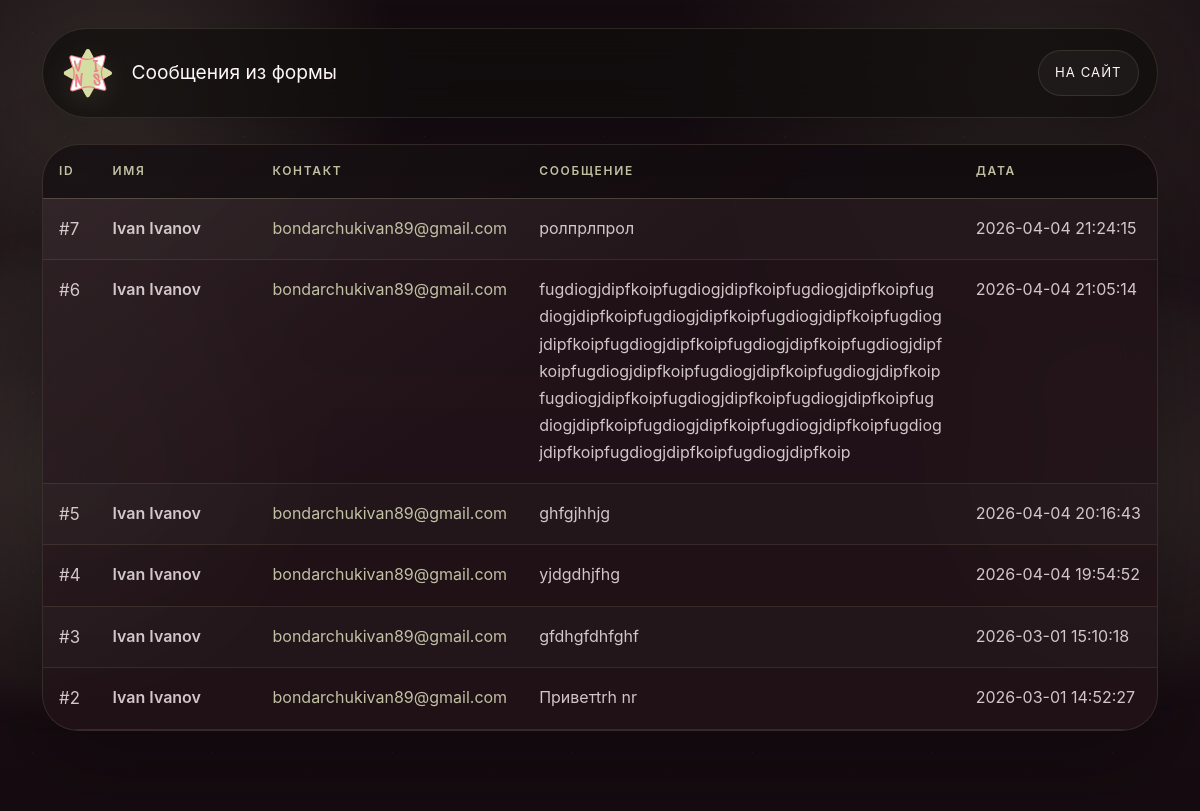
The page /admin/messages on the database its author committed.
### tables this page shows
CREATE TABLE submissions (
            id INTEGER PRIMARY KEY AUTOINCREMENT,
            name TEXT NOT NULL,
            contact TEXT NOT NULL,
            message TEXT NOT NULL,
            created_at TEXT NOT NULL DEFAULT CURRENT_TIMESTAMP
        );

### app.py (the view)
    @app.get('/admin/messages')
    def admin_messages() -> Any:
        messages = fetch_submissions()
        return render_template('admin_messages.html', messages=messages, total=len(messages))

### app.py (called while the page is built)
def get_db() -> sqlite3.Connection:
    if 'db' not in g:
        database_path = Path(current_app.config['DATABASE'])
        database_path.parent.mkdir(parents=True, exist_ok=True)
        connection = sqlite3.connect(str(database_path))
        connection.row_factory = sqlite3.Row
        connection.execute('PRAGMA foreign_keys = ON')
        g.db = connection
    return g.db

def serialize_rows(rows: list[sqlite3.Row]) -> list[dict[str, Any]]:
    return [dict(row) for row in rows]

def fetch_submissions() -> list[dict[str, Any]]:
    db = get_db()
    rows = db.execute(SUBMISSIONS_QUERY).fetchall()
    return serialize_rows(rows)

### templates/admin_messages.html (shortened to what this page needs)
<!DOCTYPE html>
<html lang="ru">
<head>
  <link href="https://cdn.jsdelivr.net/npm/bootstrap@5.3.3/dist/css/bootstrap.min.css" rel="stylesheet" />
</head>
<body>
  <div class="grain" aria-hidden="true"></div>
  <div class="admin-shell">
    <header class="site-header">
      <div class="container-xl">
        <nav class="site-nav" aria-label="Навигация по странице базы данных">
          <a class="site-logo" href="/" aria-label="Вернуться на главную страницу">
            <img src="{{ url_for('static', filename='assets/site-logo.svg') }}" alt="">
          </a>
          <div class="site-nav__meta">
            <div class="site-nav__title">Сообщения из формы</div>
          </div>
          <a href="/" class="nav-pill">на сайт</a>
        </nav>
      </div>
    </header>
    <main class="page">
      <div class="container-xl">
        {% if messages %}
          <section class="table-panel" aria-label="Таблица сообщений из формы">
            <div class="table-responsive">
              <table class="table table-striped table-hover align-middle messages-table">
                <thead>
                  <tr>
                    <th scope="col">ID</th>
                    <th scope="col">Имя</th>
                    <th scope="col">Контакт</th>
                    <th scope="col">Сообщение</th>
                    <th scope="col">Дата</th>
                  </tr>
                </thead>
                <tbody>
                  {% for message in messages %}
                    <tr>
                      <td class="messages-table__id">#{{ message.id }}</td>
                      <td class="messages-table__name">{{ message.name }}</td>
                      <td class="messages-table__contact">
                        {% if '@' in message.contact %}
                          <a href="mailto:{{ message.contact }}">{{ message.contact }}</a>
                        {% else %}
                          {{ message.contact }}
                        {% endif %}
                      </td>
                      <td class="messages-table__message">{{ message.message }}</td>
                      <td class="messages-table__date">{{ message.created_at }}</td>
                    </tr>
                  {% endfor %}
                </tbody>
              </table>
            </div>
          </section>
        {% else %}
          <div class="empty-state">
            Пока нет ни одного сообщения.
          </div>
        {% endif %}
      </div>
    </main>
  </div>
</body>
</html>

### rows shown on the page
submissions: id "7", name "Ivan Ivanov", contact "bondarchukivan89@gmail.com", message "ролпрлпрол", created_at "2026-04-04 21:24:15"
submissions: id "6", name "Ivan Ivanov", contact "bondarchukivan89@gmail.com", message "fugdiogjdipfkoipfugdiogjdipfkoipfugdiogjdipfkoipfugdiogjdipfkoipfugdiogjdipfkoipfugdiogjdipfkoipfugdiogjdipfkoipfugdiogjdipfkoipfugdiogjdipfkoipfugdiogjdipfkoipfugdiogjdipfkoipfugdiogjdipfkoipfugdiogjdipfkoipfugdiogjdipfkoipfugdiogjdipfkoipfugdiogjdipfkoipfugdiogjdipfkoipfugdiogjdipfkoipfugdiogjdipfkoipfugdiogjdipfkoipfugdiogjdipfkoipfugdiogjdipfkoip", created_at "2026-04-04 21:05:14"
submissions: id "5", name "Ivan Ivanov", contact "bondarchukivan89@gmail.com", message "ghfgjhhjg", created_at "2026-04-04 20:16:43"
submissions: id "4", name "Ivan Ivanov", contact "bondarchukivan89@gmail.com", message "yjdgdhjfhg", created_at "2026-04-04 19:54:52"
submissions: id "3", name "Ivan Ivanov", contact "bondarchukivan89@gmail.com", message "gfdhgfdhfghf", created_at "2026-03-01 15:10:18"
submissions: id "2", name "Ivan Ivanov", contact "bondarchukivan89@gmail.com", message "Приветtrh nr", created_at "2026-03-01 14:52:27"
